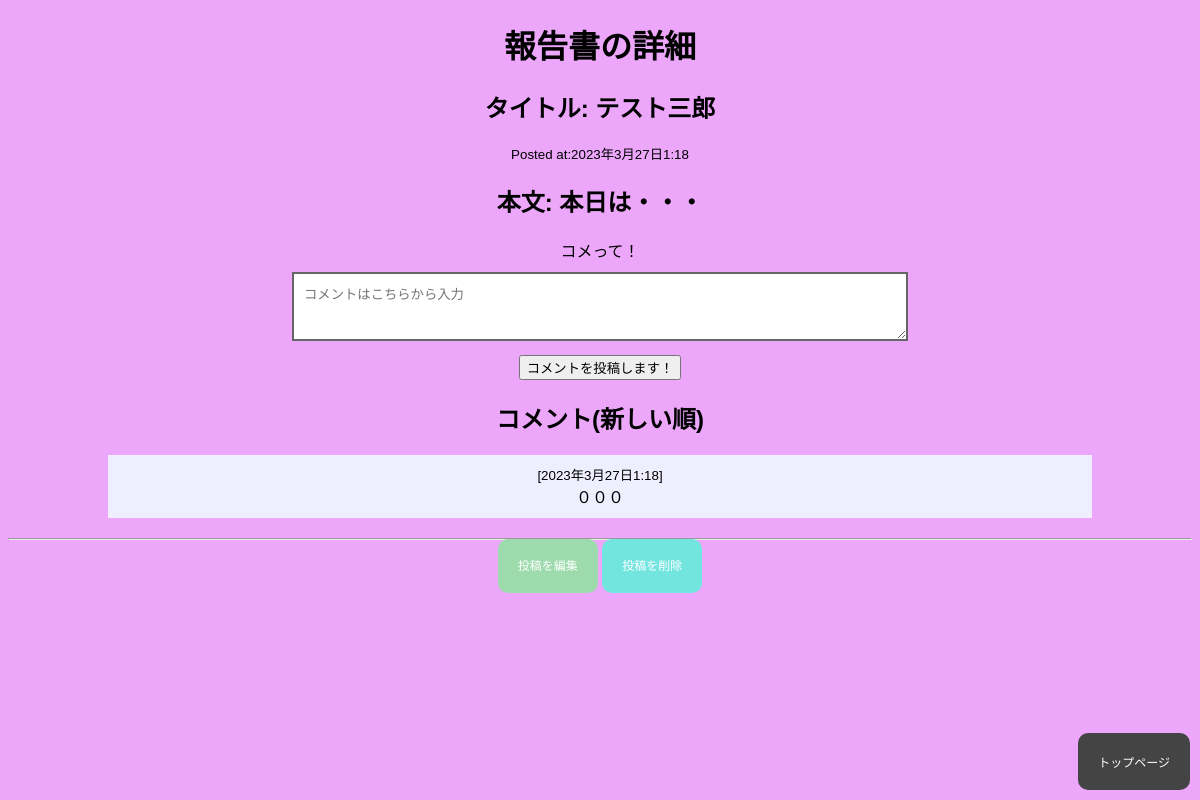
Page /2/ on the committed database.
### cram/models.py (models this page shows, shortened)
class Article(models.Model):
    title = models.CharField(max_length=200)
    body = models.TextField()
    posted_at = models.DateTimeField(default=timezone.now)
    published_at = models.DateTimeField(blank=True, null=True)
    like = models.IntegerField(default=0)

class Comment(models.Model):
    text = models.TextField()
    posted_at = models.DateTimeField(default=timezone.now)
    article = models.ForeignKey(Article, related_name='comments', on_delete=models.CASCADE)

### cram/views.py (the view)
# urls.py: path('<int:article_id>/', views.detail, name='detail'),
def detail(request, article_id):
    try:
        article = Article.objects.get(pk=article_id)
    except Article.DoesNotExist:
        raise Http404('Article does not exist')
    if request.method == 'POST':
        comment = Comment(article=article, text=request.POST['text'])
        comment.save()
    context = {
        'article': article,
        'comments': article.comments.order_by('-posted_at')
    }
    return render(request, 'project/detail.html', context)

### cram/templates/project/detail.html (shortened to what this page needs)
{% load static %}
<!DOCTYPE html>
<html>
  <head>
    <link href="{% static 'cram/css/default.css' %}" rel="stylesheet">
  </head>
  <body>
    <div style="text-align: center;">
    <h1>報告書の詳細</h1>
    <h2>タイトル: {{ article.title }}</h2>
    <small>Posted at:{{ article.posted_at }}</small>
    <div>
      <h2>本文: {{ article.body | linebreaksbr }}</h2>
    </div>
    <form action="{% url 'detail' article.id %}" method="post">
      <div>
        <label for="textInput">コメって！</label><br>
        <textarea id="textInput" name="text" rows="3" placeholder="コメントはこちらから入力"></textarea>
      </div>
      <div>
        <button type="submit">コメントを投稿します！</button>
      </div>
    </form>
    <h2>コメント(新しい順)</h2>
    {% if comments %}
    {% for comment in comments %}
    <div class="text">
      <small>[{{ comment.posted_at }}]</small>
      <div>
        {{ comment.text | linebreaksbr }}
      </div>
    </div>
    {% endfor %}
    {% else %}
    <p>コメント nothing</p>
    {% endif %}
    <hr>
    <p>
      <a href="{% url 'index' %}" id="modoru">トップページ</a>
      <a href="{% url 'update' article.id %}" id="edit">投稿を編集</a>
      <a href="{% url 'delete' article.id %}" id="delete">投稿を削除</a>
    </p>
  </div>
  </body>
</html>

### cram/static/cram/css/default.css (style rules this page uses)
body { font-family: sans-serif; background-color: #eca6fa; }
h1 { color: rgb(210, 225, 116), }
h2 { padding: 0px 10px 0px 10px; }
#textInput { margin: 10px; padding: 10px; border: solid 2px#666666; width: 50%; }
.text { margin: 20px 100px; padding: 10px; background-color: #eeeeff; }
#modoru { position: fixed; right: 10px; bottom: 10px; padding: 20px 20px 20px 20px; border-radius: 10px; font-family: sans-serif; font-size: 12px; background-color: #444444; color: #ffffff; text-decoration: none; }
#delete { padding: 20px 20px 20px 20px; border-radius: 10px; font-family: sans-serif; font-size: 12px; background-color: #73e5df; color: #ffffff; text-decoration: none; }
#edit { padding: 20px 20px 20px 20px; border-radius: 10px; font-family: sans-serif; font-size: 12px; background-color: #9ddbac; color: #ffffff; text-decoration: none; }

### rows in the picture
Article: title "テスト三郎", posted_at "2023年3月27日1:18", body "本日は・・・"
Comment: posted_at "2023年3月27日1:18", text "０００"
